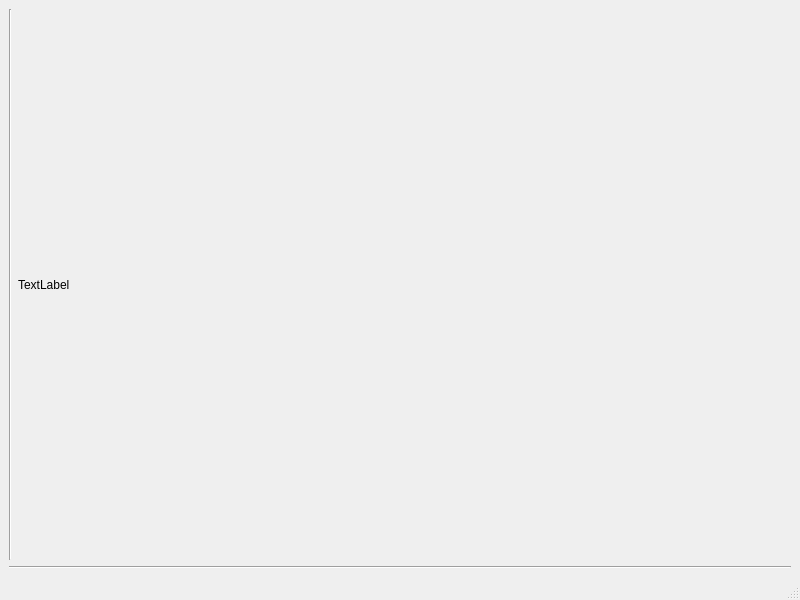
<?xml version="1.0" encoding="UTF-8"?>
<ui version="4.0">
 <class>MainWindow</class>
 <widget class="QMainWindow" name="MainWindow">
  <property name="geometry">
   <rect>
    <x>0</x>
    <y>0</y>
    <width>800</width>
    <height>600</height>
   </rect>
  </property>
  <property name="windowTitle">
   <string>MainWindow</string>
  </property>
  <widget class="QWidget" name="centralwidget">
   <layout class="QVBoxLayout" name="verticalLayout_2">
    <item>
     <layout class="QVBoxLayout" name="verticalLayout">
      <item>
       <layout class="QHBoxLayout" name="horizontalLayout_7">
        <item>
         <layout class="QHBoxLayout" name="interfaceLayout">
          <item>
           <layout class="QFormLayout" name="formLayout_2">
            <property name="fieldGrowthPolicy">
             <enum>QFormLayout::AllNonFixedFieldsGrow</enum>
            </property>
           </layout>
          </item>
         </layout>
        </item>
        <item>
         <widget class="Line" name="line">
          <property name="orientation">
           <enum>Qt::Vertical</enum>
          </property>
         </widget>
        </item>
        <item>
         <layout class="QHBoxLayout" name="imageLayout">
          <item>
           <widget class="QLabel" name="image_holder">
            <property name="text">
             <string>TextLabel</string>
            </property>
           </widget>
          </item>
         </layout>
        </item>
       </layout>
      </item>
      <item>
       <widget class="Line" name="line_2">
        <property name="orientation">
         <enum>Qt::Horizontal</enum>
        </property>
       </widget>
      </item>
      <item>
       <layout class="QHBoxLayout" name="taskGraphLayout"/>
      </item>
     </layout>
    </item>
   </layout>
  </widget>
  <widget class="QMenuBar" name="menubar">
   <property name="geometry">
    <rect>
     <x>0</x>
     <y>0</y>
     <width>800</width>
     <height>25</height>
    </rect>
   </property>
  </widget>
  <widget class="QStatusBar" name="statusbar"/>
 </widget>
 <resources/>
 <connections/>
</ui>
